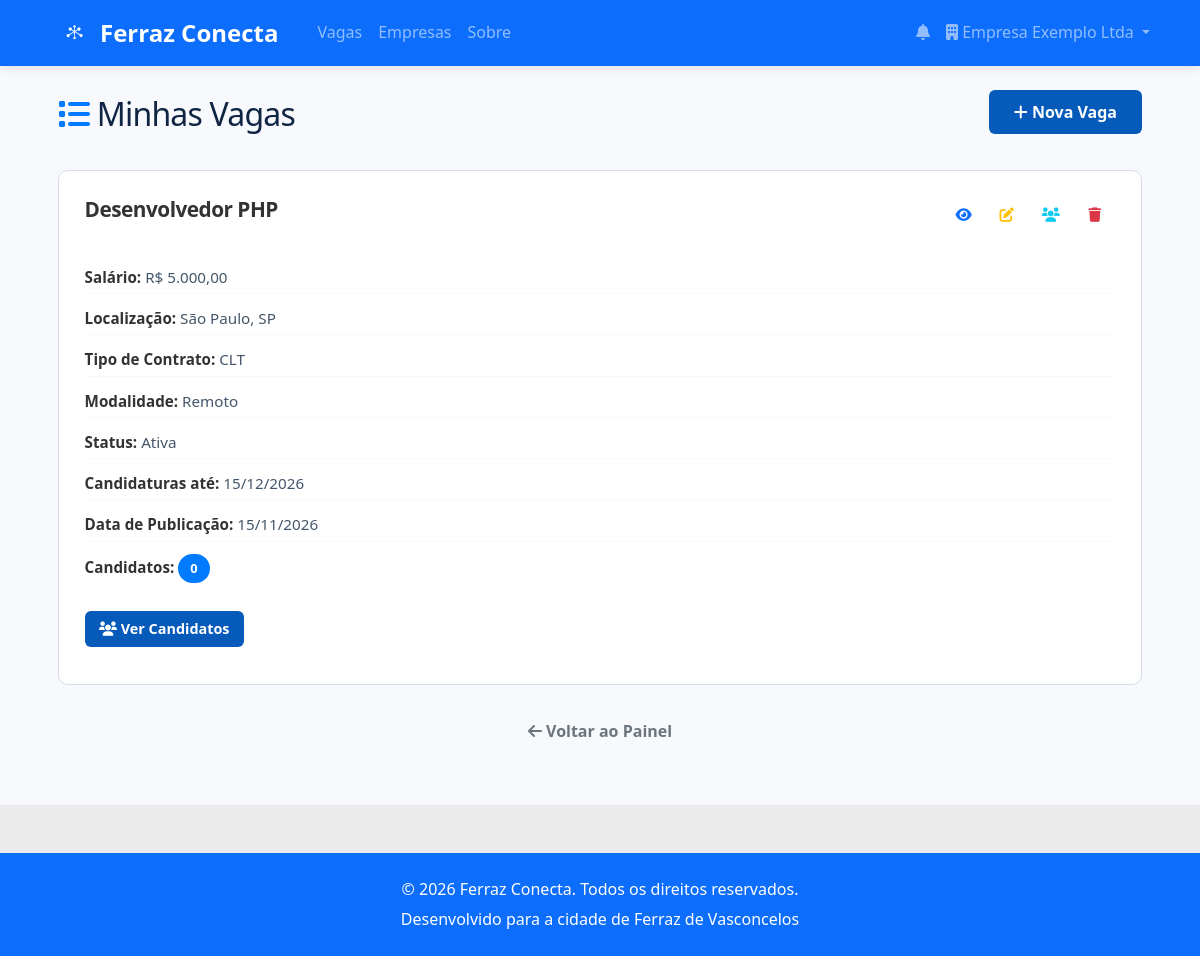
The page /empresa/vagas (signed in) on the database its author committed.
### tables this page shows
CREATE TABLE IF NOT EXISTS vagas (
    id INT AUTO_INCREMENT PRIMARY KEY,
    empresa_id INT NOT NULL,
    titulo VARCHAR(255) NOT NULL,
    descricao TEXT NOT NULL,
    requisitos TEXT,
    salario DECIMAL(10,2),
    tipo_contrato ENUM('CLT', 'PJ', 'Freelance', 'Estágio') NOT NULL DEFAULT 'CLT',
    modalidade ENUM('Presencial', 'Remoto', 'Híbrido') NOT NULL DEFAULT 'Presencial',
    localizacao VARCHAR(255),
     
    categoria_id INT,
    nivel_experiencia ENUM('Sem experiência', 'Júnior', 'Pleno', 'Sênior'),
    beneficios TEXT,
    status ENUM('Ativa', 'Inativa', 'Pausada') NOT NULL DEFAULT 'Ativa',
     
     
    data_expiracao DATE NOT NULL,
     
    visualizacoes INT NOT NULL DEFAULT 0,
    created_at TIMESTAMP NOT NULL DEFAULT CURRENT_TIMESTAMP,
    updated_at TIMESTAMP NOT NULL DEFAULT CURRENT_TIMESTAMP ON UPDATE CURRENT_TIMESTAMP,
    KEY idx_vagas_empresa (empresa_id),
    KEY idx_vagas_status (status),
    KEY idx_vagas_expiracao (data_expiracao),
    KEY idx_vagas_categoria (categoria_id),
    CONSTRAINT fk_vagas_empresa
        FOREIGN KEY (empresa_id) REFERENCES empresas (id) ON DELETE CASCADE,
     
    CONSTRAINT fk_vagas_categoria
        FOREIGN KEY (categoria_id) REFERENCES categorias (id)
);

### app/Views/empresa/minhas_vagas.php (the view, shortened to what the rows shown need)
<?php
$title = 'Minhas Vagas - Ferraz Conecta';
?>
<div class="container mt-4">
    <div class="d-flex justify-content-between align-items-center mb-4">
        <h2><i class="fas fa-list text-primary"></i> Minhas Vagas</h2>
        <a href="/vagas/criar" class="btn btn-primary">
            <i class="fas fa-plus"></i> Nova Vaga
        </a>
    </div>
    <?php if (!empty($vagas)): ?>
        <div class="cards-container">
            <?php foreach ($vagas as $vaga): ?>
                <div class="card">
                    <div class="card-body">
                        <div class="d-flex justify-content-between align-items-start mb-3">
                            <h3><?= htmlspecialchars($vaga['titulo'] ?? '') ?></h3>
                            <div class="btn-group btn-group-sm">
                                <a href="/vagas/<?= $vaga['id'] ?? '' ?>" class="btn btn-outline-primary" title="Ver">
                                    <i class="fas fa-eye"></i>
                                </a>
                                <a href="/vagas/<?= $vaga['id'] ?? '' ?>/editar" class="btn btn-outline-warning" title="Editar">
                                    <i class="fas fa-edit"></i>
                                </a>
                                <a href="/empresa/vagas/<?= $vaga['id'] ?? '' ?>/candidatos" class="btn btn-outline-info" title="Candidatos">
                                    <i class="fas fa-users"></i>
                                </a>
                                <form method="POST" action="/vagas/<?= $vaga['id'] ?? '' ?>/excluir" class="d-inline"
                                    onsubmit="return confirm('Tem certeza que deseja excluir esta vaga?')">
                                    <button type="submit" class="btn btn-outline-danger" title="Excluir">
                                        <i class="fas fa-trash"></i>
                                    </button>
                                </form>
                            </div>
                        </div>
                        <ul class="details">
                            <li><strong>Salário:</strong> <?= $this->formatMoney($vaga['salario'] ?? null) ?></li>
                            <li><strong>Localização:</strong> <?= htmlspecialchars($vaga['localizacao'] ?? 'Não informado') ?></li>
                            <li><strong>Tipo de Contrato:</strong> <?= htmlspecialchars($vaga['tipo_contrato'] ?? 'Não informado') ?></li>
                            <li><strong>Modalidade:</strong> <?= htmlspecialchars($vaga['modalidade'] ?? 'Não informado') ?></li>
                            <li><strong>Status:</strong> <?= htmlspecialchars($vaga['status'] ?? 'Não informado') ?></li>
                            <?php if (!empty($vaga['data_expiracao'])): ?>
                                <li><strong>Candidaturas até:</strong> <?= date('d/m/Y', strtotime($vaga['data_expiracao'])) ?></li>
                            <?php endif; ?>
                            <?php if (!empty($vaga['created_at'])): ?>
                                <li><strong>Data de Publicação:</strong> <?= date('d/m/Y', strtotime($vaga['created_at'])) ?></li>
                            <?php endif; ?>
                            <li><strong>Candidatos:</strong>
                                <span class="badge bg-primary"><?= $vaga['total_candidatos'] ?? 0 ?></span>
                            </li>
                        </ul>
                        <div class="mt-3">
                            <a href="/empresa/vagas/<?= $vaga['id'] ?? '' ?>/candidatos" class="btn btn-primary">
                                <i class="fas fa-users"></i> Ver Candidatos
                            </a>
                        </div>
                    </div>
                </div>
            <?php endforeach; ?>
        </div>
    <?php endif; ?>
    <div class="text-center mt-4">
        <a href="/painel-empresa" class="btn btn-outline-secondary">
            <i class="fas fa-arrow-left"></i> Voltar ao Painel
        </a>
    </div>
</div>

### app/Router.php (shortened to what the rows shown need)
<?php
class Router
{
    private $routes = [];
    public function addRoute($method, $path, $handler)
    {
        $this->routes[] = [
            'method' => $method,
            'path' => $path,
            'handler' => $handler
        ];
    }
    public function dispatch($method, $uri)
    {
        try {
            $uri = parse_url($uri, PHP_URL_PATH);
            foreach ($this->routes as $route) {
                if ($route['method'] === $method && $this->matchPath($route['path'], $uri)) {
                    $result = $this->executeHandler($route['handler'], $this->extractParams($route['path'], $uri));
                    if ($result !== null) {
                        echo $result;
                    }
                    return;
                }
            }
        } catch (\Exception $e) {
            http_response_code(500);
            echo "<h1>Erro Interno</h1>";
            echo "<p>Erro: " . $e->getMessage() . "</p>";
            echo "<p>Arquivo: " . $e->getFile() . "</p>";
            echo "<p>Linha: " . $e->getLine() . "</p>";
        }
    }
    private function matchPath($routePath, $uri)
    {
        $routePattern = preg_replace('/\{([^}]+)\}/', '([^/]+)', $routePath);
        $routePattern = '#^' . $routePattern . '$#';
        return preg_match($routePattern, $uri);
    }
    private function extractParams($routePath, $uri)
    {
        $params = [];
        $routeParts = explode('/', trim($routePath, '/'));
        return $params;
    }
    private function executeHandler($handler, $params)
    {
        try {
            if (is_string($handler)) {
                $parts = explode('@', $handler);
                $controllerClass = "App\\Controllers\\{$parts[0]}";
                $method = $parts[1];
                $controller = new $controllerClass();
                return call_user_func_array([$controller, $method], array_values($params));
            }
            throw new \Exception("Handler inválido");
        } catch (\Exception $e) {
            throw new \Exception("Erro ao executar handler: " . $e->getMessage());
        }
    }
}

### rows shown on the page
vagas: titulo "Desenvolvedor PHP", salario "R$ 5.000,00", localizacao "São Paulo, SP", tipo_contrato "CLT", modalidade "Remoto", status "Ativa", data_expiracao "15/12/2026", created_at "15/11/2026", total_candidatos "0"
